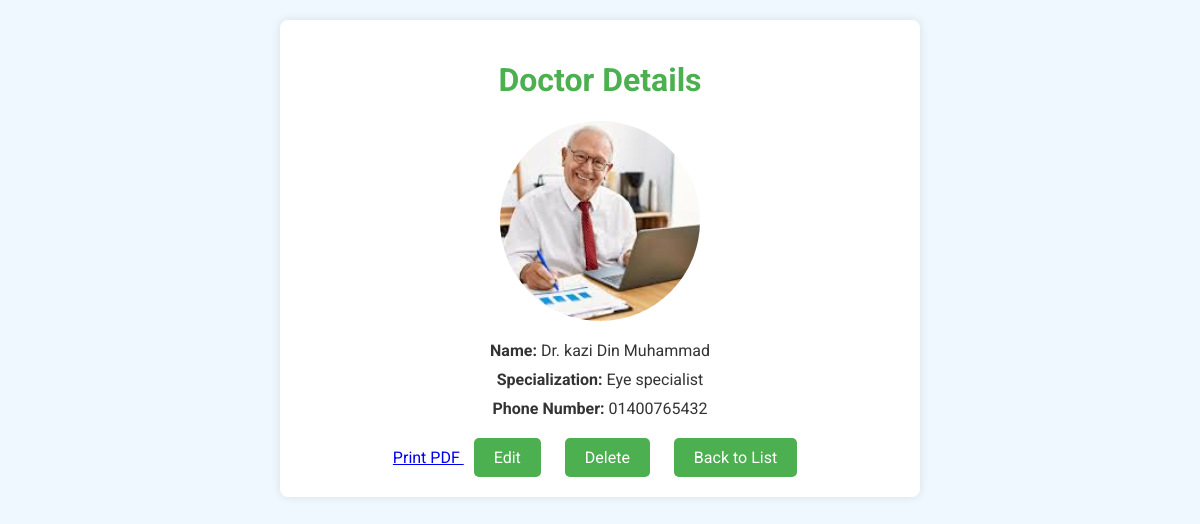
Page /doctors/1/ (signed in) on the committed database.
### hospital/models.py (models this page shows, shortened)
class Doctor(models.Model):
    name = models.CharField(max_length=200)
    specialization = models.CharField(max_length=100, null=True, blank=True)
    phone_number = models.CharField(max_length=15, null=True, blank=True)
    photo = models.ImageField(upload_to='doctor_photos/', null=True, blank=True)

### hospital/views.py (the view)
# urls.py: path('doctors/<int:pk>/', views.doctor_detail, name='doctor_detail'),
@login_required
def doctor_detail(request, pk):
    doctor = get_object_or_404(Doctor, pk=pk)
    context = {'doctor': doctor}
    return render(request, 'hospital/doctor_detail.html', context)

### hospital/templates/hospital/doctor_detail.html (shortened to what this page needs)
<!DOCTYPE html>
<html lang="en">
<head>
</head>
<body>
    <div class="container">
        <h1>Doctor Details</h1>
        {% if doctor.photo %}
            <img src="{{ doctor.photo.url }}" alt="{{ doctor.name }}" class="doctor-photo">
        {% else %}
            <div class="no-photo">No photo available</div>
        {% endif %}
        <div class="doctor-info">
            <p><strong>Name:</strong> Dr. {{ doctor.name }}</p>
            <p><strong>Specialization:</strong> {{ doctor.specialization }}</p>
            <p><strong>Phone Number:</strong> {{ doctor.phone_number }}</p>
        </div>
        <div class="button-container">
            <a href="{% url 'doctor_pdf' doctor.id %}" class="btn btn-primary" target="_blank">
                 Print PDF
            </a>
            <a href="{% url 'doctor_edit' doctor.pk %}" class="button">Edit</a>
            <a href="{% url 'doctor_delete' doctor.pk %}" class="button">Delete</a>
            <a href="{% url 'doctor_list' %}" class="button">Back to List</a>
        </div>
    </div>
</body>
</html>

### hospital/templates/hospital/doctor_detail.html (style rules this page uses)
body { font-family: 'Roboto', sans-serif; background-color: #f0f8ff; margin: 0; padding: 20px; color: #333; }
.container { max-width: 600px; margin: 0 auto; background-color: white; padding: 20px; border-radius: 8px; box-shadow: 0 0 10px rgba(0, 0, 0, 0.1); text-align: center; }
h1 { color: #4CAF50; }
.doctor-photo { width: 200px; height: 200px; object-fit: cover; border-radius: 50%; display: block; margin: 0 auto 20px; }
.doctor-info { margin-bottom: 20px; }
.doctor-info p { margin: 10px 0; }
.button-container { text-align: center; }
.button { display: inline-block; padding: 10px 20px; margin: 0 10px; background-color: #4CAF50; color: white; text-decoration: none; border-radius: 5px; transition: background-color 0.3s; }

### rows in the picture
Doctor: photo (picture), name "kazi Din Muhammad", specialization "Eye specialist", phone_number "01400765432"
